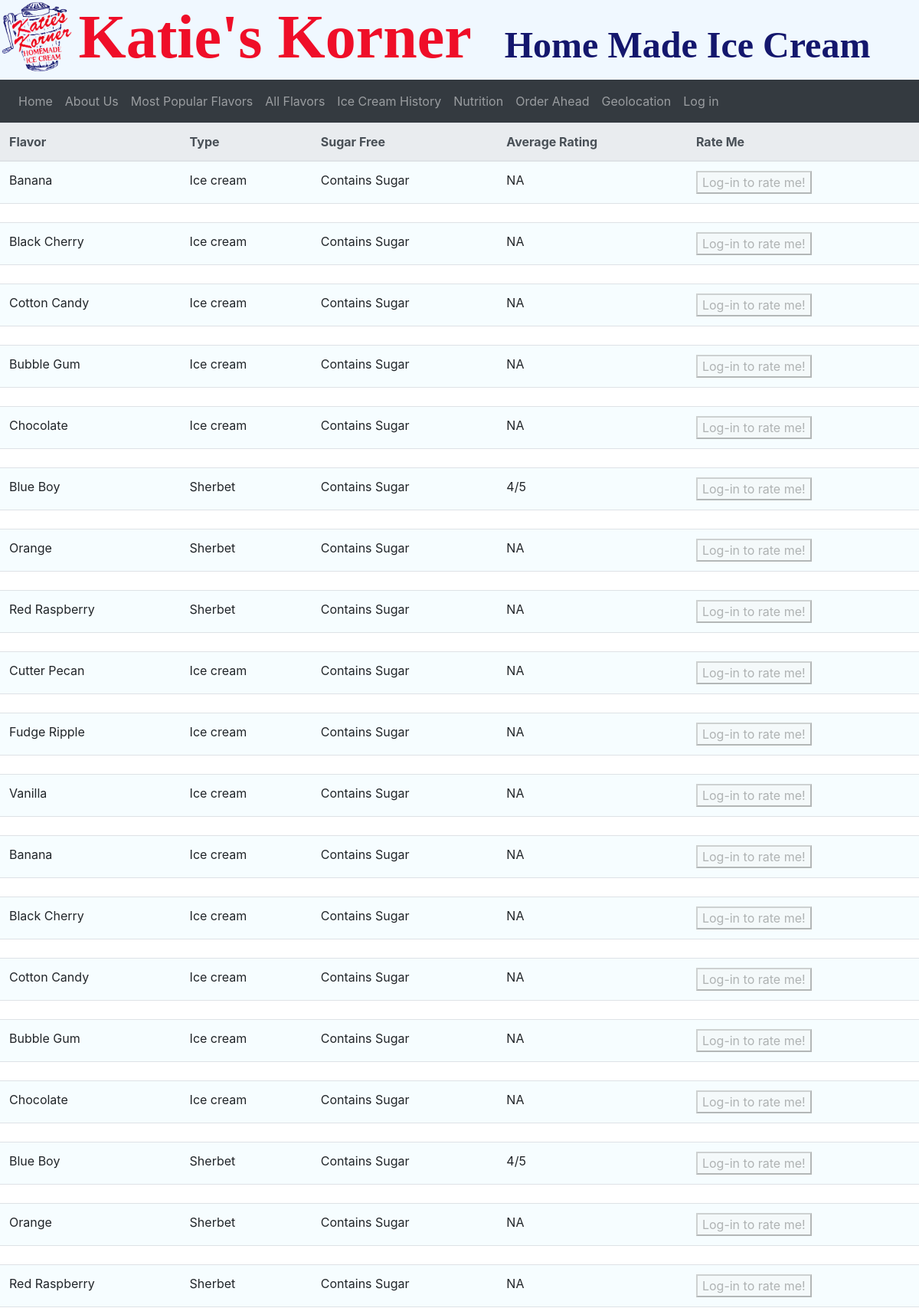
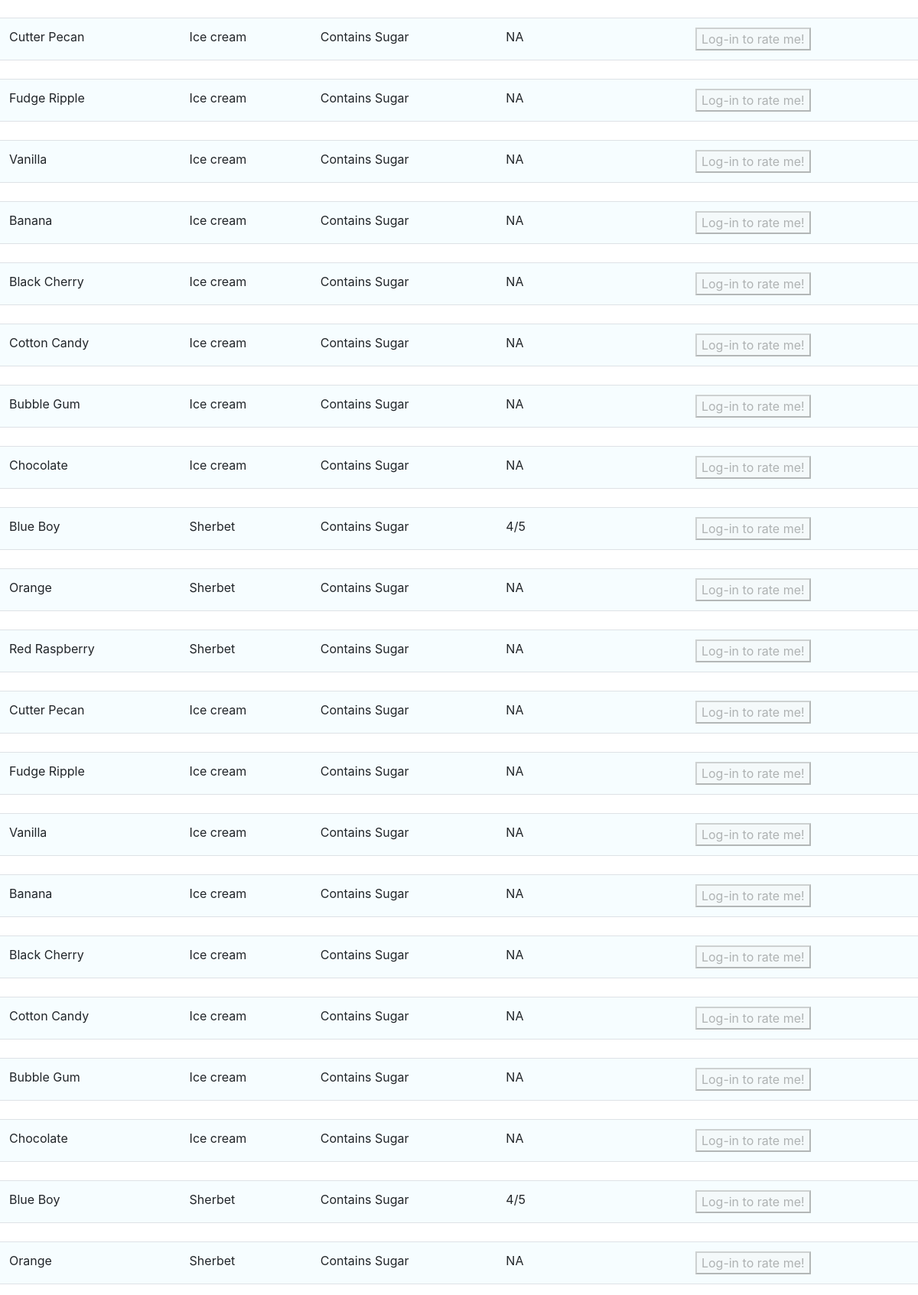
The app's page /flavors/ (upper part) with its own data (2 pictures, top to bottom).
### welcome.py (models this page shows, shortened)
class IceCreamFlavors(db.Model):
    __tablename__ = 'IceCreamFlavors'
    id = db.Column(db.Integer, primary_key=True)
    flavor = db.Column(db.Unicode, nullable=False)
    isRegularFlavor = db.Column(db.Boolean, nullable=False)
    isSherbet = db.Column(db.Boolean, nullable=False)
    hasSugar = db.Column(db.Boolean, nullable=False)

### welcome.py (the view, shortened to what this page needs)
@app.route('/flavors/', methods=['GET', 'POST'])
def flavors():
    form = RateFlavorForm()
    flavorList = IceCreamFlavors.query.all()
    existingRankings = FlavorRating.query.all()
    averageRankings = dict()
    for flavor in flavorList:
        count = 0
        averageRankings[flavor.flavor] = 0
        for ranking in FlavorRating.query.filter_by(flavor = flavor.flavor):
            averageRankings[flavor.flavor] += ranking.rating
            count += 1
        if (count > 0):
            averageRankings[flavor.flavor] = averageRankings.get(flavor.flavor) / count
        else:
            averageRankings[flavor.flavor] = "NA"
    return render_template("rateflavor.j2", user=current_user, form=form, flavors=flavorList, rankings=existingRankings, avgRatings = averageRankings)

### templates/rateflavor.j2 (shortened to what this page needs)
{% extends "base.j2" %}
{% block main %}
<div id="FlavorPageBody">
  <div class="table-responsive">
  <table class="table table-hover">
    <thead class="thead-light">
      <tr>
        <th scope="col">Flavor</th>
        <th scope="col">Type</th>
        <th scope="col">Sugar Free</th>
        <th scope="col">Average Rating</th>
        <th scope="col">Rate Me</th>
      </tr>
    </thead>
    <tbody>
      {% if flavors %}
        {% for flavor in flavors %}
          <tr class="FlavorRow">
            <td data-toggle="collapse" data-target="#{{flavor.flavor}}" class="clickable flavor_label">{{flavor.flavor}}</td>
            {% if flavor.isSherbet %}
                <td data-toggle="collapse" data-target="#{{flavor.flavor}}" class="clickable">Sherbet</td>
            {% else %}
                <td data-toggle="collapse" data-target="#{{flavor.flavor}}" class="clickable">Ice cream</td>
            {% endif %}
            {% if flavor.isSugarFree %}
                <td data-toggle="collapse" data-target="#{{flavor.flavor}}" class="clickable">Sugar Free</td>
            {% else %}
                <td data-toggle="collapse" data-target="#{{flavor.flavor}}" class="clickable">Contains Sugar</td>
            {% endif %}
            {% if avgRatings %}
              {% if avgRatings.get(flavor.flavor) == "NA" %}
                <td data-toggle="collapse" data-target="#{{flavor.flavor}}" class="clickable">NA</td>
              {% else %}
                <td data-toggle="collapse" data-target="#{{flavor.flavor}}" class="clickable">
                  {% if avgRatings.get(flavor.flavor)-(avgRatings.get(flavor.flavor)|round) != 0 %}
                    {{"%.1f"|format(avgRatings.get(flavor.flavor))}}/5
                  {% else %}
                    {{"%.0f"|format(avgRatings.get(flavor.flavor))}}/5
                  {% endif %}
                </td>
              {% endif %}
            {% endif %}
            <td>
              {% if user.is_authenticated %}
                <button type="button" class="RateMeBtn" name="{{flavor.flavor}}" data-toggle="modal" data-target="#modalRate">Rate Me!</button>
              {% else %}
                <button type="button" disabled>Log-in to rate me!</button>
              {% endif %}
            </td>
          </tr>
          {% if rankings %}
          <tr>
              <td colspan="5">
              </td>
          </tr>
          {% endif %}
        {% endfor %}
      {% else %}
        <td colspan="5">No flavors currently</td>
      {% endif %}
    </tbody>
  </table>
</div>
{% endblock %}

### static/styles/loginStyleSheet.css (style rules this page uses)
body,html { height: 100%; width:100%; }
.clickable { cursor: pointer; }
body { background-image: url("/static/icecream-background.png"); background-size: contain; }
.FlavorRow { background-color: rgb(246, 253, 255); }
#FlavorPageBody { background-color: white; }

### records on screen
IceCreamFlavors: flavor "Banana"
IceCreamFlavors: flavor "Black Cherry"
IceCreamFlavors: flavor "Cotton Candy"
IceCreamFlavors: flavor "Bubble Gum"
IceCreamFlavors: flavor "Chocolate"
IceCreamFlavors: flavor "Blue Boy", get "4"
IceCreamFlavors: flavor "Orange"
IceCreamFlavors: flavor "Red Raspberry"
IceCreamFlavors: flavor "Cutter Pecan"
IceCreamFlavors: flavor "Fudge Ripple"
IceCreamFlavors: flavor "Vanilla"
IceCreamFlavors: flavor "Banana"
IceCreamFlavors: flavor "Black Cherry"
IceCreamFlavors: flavor "Cotton Candy"
IceCreamFlavors: flavor "Bubble Gum"
IceCreamFlavors: flavor "Chocolate"
IceCreamFlavors: flavor "Blue Boy", get "4"
IceCreamFlavors: flavor "Orange"
IceCreamFlavors: flavor "Red Raspberry"
IceCreamFlavors: flavor "Cutter Pecan"
IceCreamFlavors: flavor "Fudge Ripple"
IceCreamFlavors: flavor "Vanilla"
IceCreamFlavors: flavor "Banana"
IceCreamFlavors: flavor "Black Cherry"
IceCreamFlavors: flavor "Cotton Candy"
IceCreamFlavors: flavor "Bubble Gum"
IceCreamFlavors: flavor "Chocolate"
IceCreamFlavors: flavor "Blue Boy", get "4"
IceCreamFlavors: flavor "Orange"
IceCreamFlavors: flavor "Red Raspberry"
IceCreamFlavors: flavor "Cutter Pecan"
IceCreamFlavors: flavor "Fudge Ripple"
IceCreamFlavors: flavor "Vanilla"
IceCreamFlavors: flavor "Banana"
IceCreamFlavors: flavor "Black Cherry"
IceCreamFlavors: flavor "Cotton Candy"
IceCreamFlavors: flavor "Bubble Gum"
IceCreamFlavors: flavor "Chocolate"
IceCreamFlavors: flavor "Blue Boy", get "4"
IceCreamFlavors: flavor "Orange"
